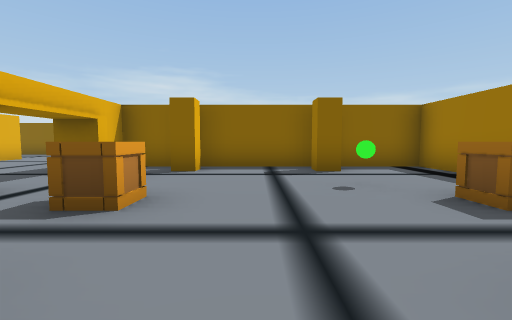
[1] (above)

16 first-person views from a walk through a Unity game level. The camera is 1.2 m above the floor, tilts 4° down and sees 90° across. The floor is counted in squares, 2 m on a side. Each view is taken from the middle of a square. On the plan, view 1 faces up. The plan holds only what a view shows up to about 9 squares ahead; the rest is blank. The place goes on beyond the plan. Some animated figures are left out.

[2]
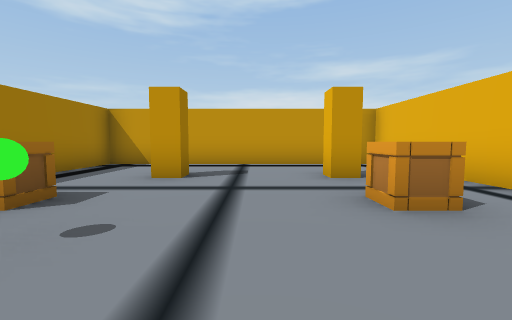

[3]
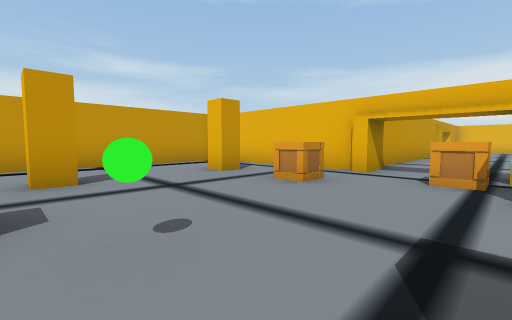

[4]
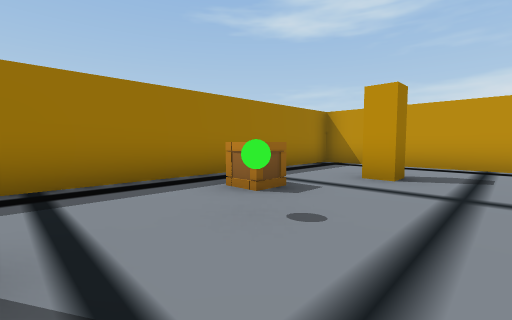

[5]
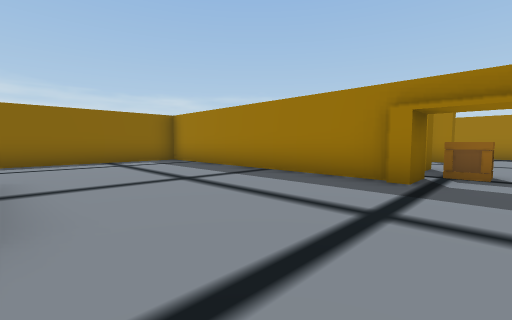

[6]
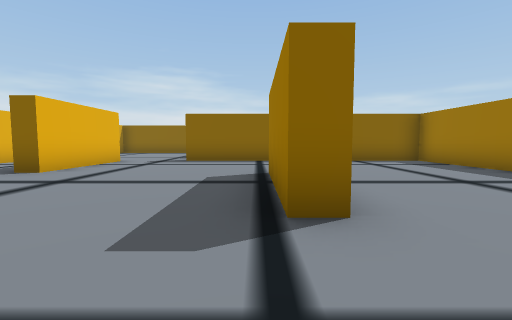

[7]
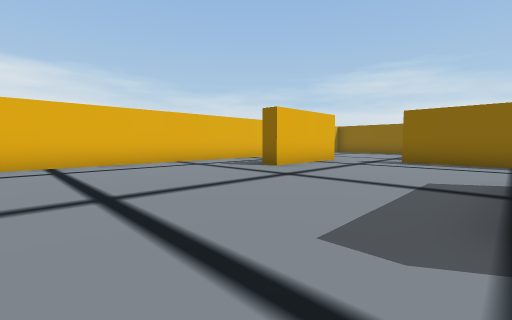

[8]
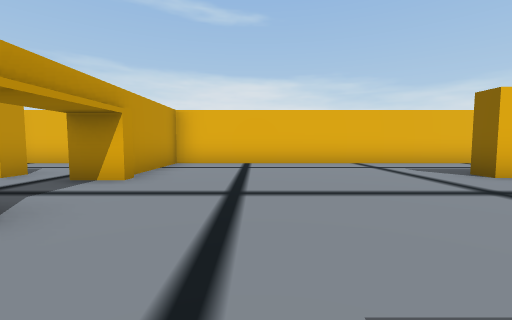

[9]
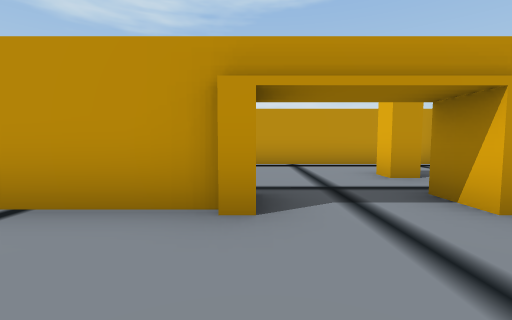

[10]
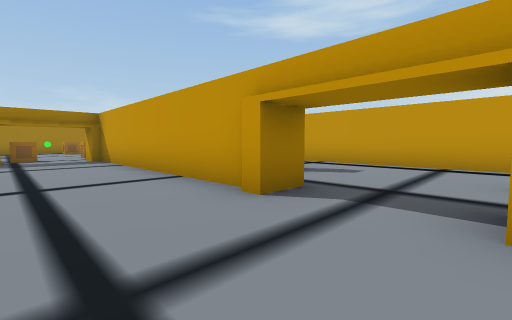

[11]
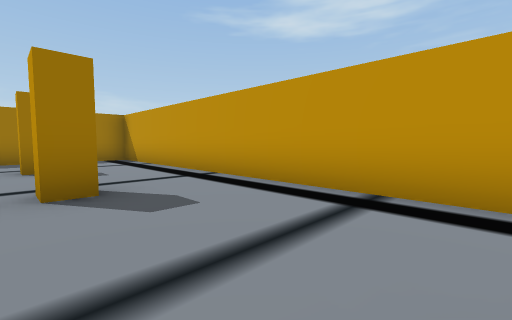

[12]
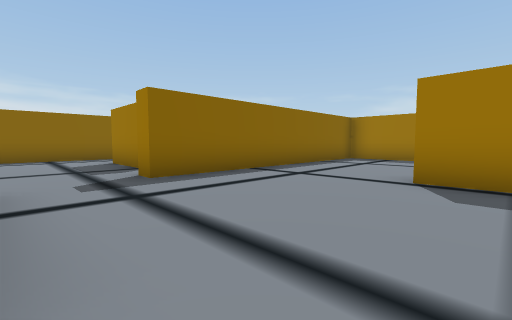

[13]
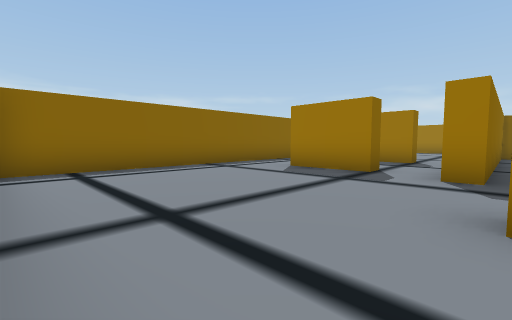

[14]
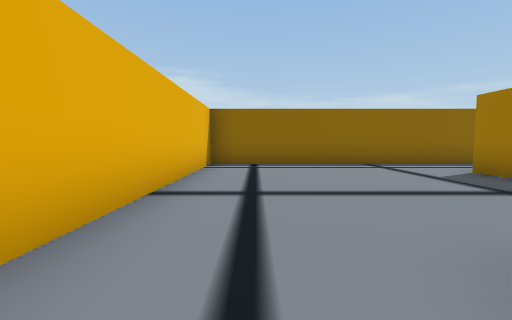

[15]
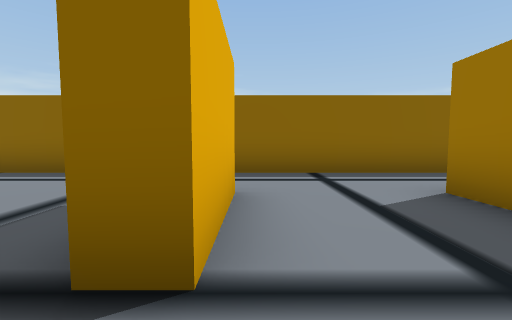

[16]
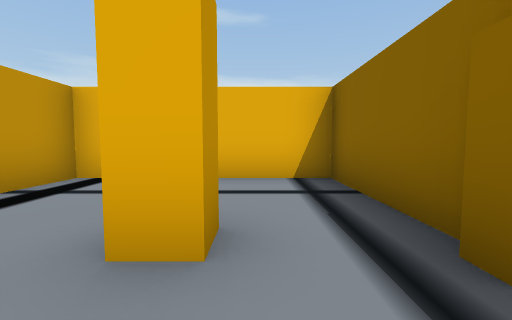

### Floor plan
Points are (right, up) in squares from view 1. A wall is a line through its corners. A room is listed if a view was taken in it or the views show most of it. See-through windows are left out.
Room 1 (views 1, 2, 3, 4)
walls: (-1.9, 0.7) (-1.3, 0.7) (-1.3, 0.2); (1.3, 0.1) (1.3, 0.7) (1.7, 0.7) (1.7, 0.2); (-3.3, 2.4) (-3.3, -2) (4, -2) (4, 6.2) (-3.3, 6.2); (1.9, 5.2) (1.3, 5.2) (1.3, 5.8); (-1.3, 5.8) (-1.3, 5.2) (-1.8, 5.2)
ways out: opening at (-4, 4.5) to room 2
objects: other object (-3, 3); crate (-3, 5); crate (-2, 2); green ball (1, 3); crate (2, 2)
Room 2 (views 5, 6, 7, 8, 9, 10, 11, 12, 13, 14, 16)
walls: (-8.1, 6) (-8.7, 6) (-8.7, 9); (-10.1, 2.7) (-3.9, 2.7); (-8.2, 9) (-8.2, 8.2); (-14, 2.3) (-16.2, 2.3) (-16.2, -2) (-3.7, -2) (-3.7, -1.1); (-9.8, 0.1) (-9.8, 0.7) (-9.2, 0.7); (-6.8, 0.7) (-6.2, 0.7); (-13.9, 0.7) (-13.2, 0.7) (-13.2, 0.1); (-3.7, 5.4) (-3.7, 12.2) (-11.2, 12.2); (-3.9, 3) (-3.4, 3); (-3.7, 0.6) (-3.7, 1.1); (-13.2, 12) (-13.2, 9) (-13.8, 9); (-16.2, 12.6) (-16.2, 2.7) (-14, 2.7)
ways out: opening at (-4, 4.5) to room 1; opening at (-14, 12.2) to room 4
objects: other object (-13, 2) to (-13, 3); other object (-11, 2) to (-11, 3); other object (-4, 5)
Room 3 (view 15)
walls: (-7.2, 14) (-7.7, 14) (-7.7, 16); (-10.2, 15.9) (-10.2, 14)
ways out: opening at (-11, 13) to room 4; opening at (-9.5, 14.5) to room 5; opening at (-8, 13)
Room 4 (no view inside)
walls: (-10.2, 14) (-10.7, 14) (-10.7, 16); (-11.2, 12.2) (-11.2, 12.8); (-10.5, 18) (-16.2, 18) (-16.2, 12.6)
ways out: opening at (-14, 12.2) to room 2; opening at (-11, 13) to room 3; opening at (-11, 16.5) to room 5
Room 5 (no view inside)
walls: (-7.6, 18) (-10.5, 18)
ways out: opening at (-9.5, 14.5) to room 3; opening at (-11, 16.5) to room 4; opening at (-8, 16.5)

Where each view was taken, in squares from view 1:
view 1: 0 up, 0 right, facing up
view 2: 5 up, 0 right, facing down
view 3: 5 up, 2 right, facing down-left
view 4: 5 up, 0 right, facing down-right
view 5: 4 up, 8 left, facing up-right
view 6: 4 up, 9 left, facing up
view 7: 4 up, 9 left, facing up-left
view 8: 5 up, 9 left, facing left
view 9: 5 up, 11 left, facing down
view 10: 5 up, 13 left, facing down-right
view 11: 1 up, 13 left, facing down-right
view 12: 8 up, 13 left, facing up-right
view 13: 12 up, 16 left, facing up-right
view 14: 11 up, 15 left, facing up
view 15: 13 up, 10 left, facing up
view 16: 1 up, 12 left, facing left
